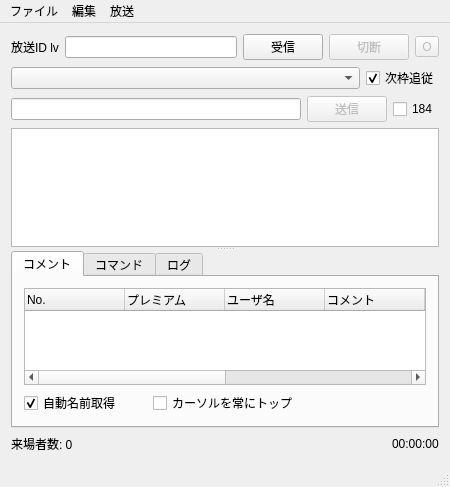
<?xml version="1.0" encoding="UTF-8"?>
<ui version="4.0">
 <class>MainWindow</class>
 <widget class="QMainWindow" name="MainWindow">
  <property name="geometry">
   <rect>
    <x>0</x>
    <y>0</y>
    <width>450</width>
    <height>487</height>
   </rect>
  </property>
  <property name="sizePolicy">
   <sizepolicy hsizetype="MinimumExpanding" vsizetype="Preferred">
    <horstretch>0</horstretch>
    <verstretch>0</verstretch>
   </sizepolicy>
  </property>
  <property name="windowTitle">
   <string>Viqo</string>
  </property>
  <widget class="QWidget" name="centralWidget">
   <layout class="QVBoxLayout" name="verticalLayout_3">
    <item>
     <widget class="QWidget" name="widget_2" native="true">
      <layout class="QHBoxLayout" name="horizontalLayout_2">
       <property name="leftMargin">
        <number>0</number>
       </property>
       <property name="topMargin">
        <number>0</number>
       </property>
       <property name="rightMargin">
        <number>0</number>
       </property>
       <property name="bottomMargin">
        <number>0</number>
       </property>
       <item>
        <widget class="QLabel" name="housouId_label">
         <property name="sizePolicy">
          <sizepolicy hsizetype="Maximum" vsizetype="Preferred">
           <horstretch>0</horstretch>
           <verstretch>0</verstretch>
          </sizepolicy>
         </property>
         <property name="text">
          <string>放送ID lv</string>
         </property>
         <property name="buddy">
          <cstring>broadID</cstring>
         </property>
        </widget>
       </item>
       <item>
        <widget class="QLineEdit" name="broadID">
         <property name="sizePolicy">
          <sizepolicy hsizetype="Preferred" vsizetype="Fixed">
           <horstretch>0</horstretch>
           <verstretch>0</verstretch>
          </sizepolicy>
         </property>
         <property name="text">
          <string/>
         </property>
        </widget>
       </item>
       <item>
        <widget class="QPushButton" name="receive">
         <property name="sizePolicy">
          <sizepolicy hsizetype="Maximum" vsizetype="Fixed">
           <horstretch>0</horstretch>
           <verstretch>0</verstretch>
          </sizepolicy>
         </property>
         <property name="text">
          <string>受信</string>
         </property>
        </widget>
       </item>
       <item>
        <widget class="QPushButton" name="disconnect">
         <property name="enabled">
          <bool>false</bool>
         </property>
         <property name="sizePolicy">
          <sizepolicy hsizetype="Maximum" vsizetype="Fixed">
           <horstretch>0</horstretch>
           <verstretch>0</verstretch>
          </sizepolicy>
         </property>
         <property name="text">
          <string>切断</string>
         </property>
        </widget>
       </item>
       <item>
        <widget class="QToolButton" name="openBrowser">
         <property name="enabled">
          <bool>false</bool>
         </property>
         <property name="toolTip">
          <string>ブラウザで開く</string>
         </property>
         <property name="text">
          <string>O</string>
         </property>
        </widget>
       </item>
      </layout>
     </widget>
    </item>
    <item>
     <widget class="QWidget" name="widget_3" native="true">
      <layout class="QHBoxLayout" name="horizontalLayout_3">
       <property name="leftMargin">
        <number>0</number>
       </property>
       <property name="topMargin">
        <number>0</number>
       </property>
       <property name="rightMargin">
        <number>0</number>
       </property>
       <property name="bottomMargin">
        <number>0</number>
       </property>
       <item>
        <widget class="QComboBox" name="live_waku_list">
         <property name="sizePolicy">
          <sizepolicy hsizetype="Expanding" vsizetype="Fixed">
           <horstretch>0</horstretch>
           <verstretch>0</verstretch>
          </sizepolicy>
         </property>
        </widget>
       </item>
       <item>
        <widget class="QCheckBox" name="auto_next_waku">
         <property name="text">
          <string>次枠追従</string>
         </property>
         <property name="checked">
          <bool>true</bool>
         </property>
        </widget>
       </item>
      </layout>
     </widget>
    </item>
    <item>
     <widget class="QWidget" name="widget_4" native="true">
      <layout class="QHBoxLayout" name="horizontalLayout_4">
       <property name="leftMargin">
        <number>0</number>
       </property>
       <property name="topMargin">
        <number>0</number>
       </property>
       <property name="rightMargin">
        <number>0</number>
       </property>
       <property name="bottomMargin">
        <number>0</number>
       </property>
       <item>
        <widget class="QLineEdit" name="submit_text"/>
       </item>
       <item>
        <widget class="QPushButton" name="submit_button">
         <property name="enabled">
          <bool>false</bool>
         </property>
         <property name="text">
          <string>送信</string>
         </property>
        </widget>
       </item>
       <item>
        <widget class="QCheckBox" name="is184_chk">
         <property name="text">
          <string>184</string>
         </property>
        </widget>
       </item>
      </layout>
     </widget>
    </item>
    <item>
     <widget class="QSplitter" name="splitter">
      <property name="orientation">
       <enum>Qt::Vertical</enum>
      </property>
      <widget class="QTextBrowser" name="one_comment_view">
       <property name="sizePolicy">
        <sizepolicy hsizetype="Minimum" vsizetype="Expanding">
         <horstretch>0</horstretch>
         <verstretch>0</verstretch>
        </sizepolicy>
       </property>
       <property name="contextMenuPolicy">
        <enum>Qt::CustomContextMenu</enum>
       </property>
       <property name="openExternalLinks">
        <bool>true</bool>
       </property>
      </widget>
      <widget class="QTabWidget" name="tabWidget">
       <property name="sizePolicy">
        <sizepolicy hsizetype="Preferred" vsizetype="Expanding">
         <horstretch>0</horstretch>
         <verstretch>0</verstretch>
        </sizepolicy>
       </property>
       <property name="currentIndex">
        <number>0</number>
       </property>
       <widget class="QWidget" name="comment_tab">
        <attribute name="title">
         <string>コメント</string>
        </attribute>
        <layout class="QGridLayout" name="gridLayout">
         <item row="1" column="0">
          <widget class="QCheckBox" name="auto_getting_user_name_chk">
           <property name="whatsThis">
            <string/>
           </property>
           <property name="text">
            <string>自動名前取得</string>
           </property>
           <property name="checked">
            <bool>true</bool>
           </property>
          </widget>
         </item>
         <item row="0" column="0" colspan="3">
          <widget class="QTreeWidget" name="comment_view">
           <property name="sizePolicy">
            <sizepolicy hsizetype="Minimum" vsizetype="Expanding">
             <horstretch>0</horstretch>
             <verstretch>0</verstretch>
            </sizepolicy>
           </property>
           <property name="styleSheet">
            <string notr="true"/>
           </property>
           <property name="columnCount">
            <number>8</number>
           </property>
           <attribute name="headerMinimumSectionSize">
            <number>20</number>
           </attribute>
           <column>
            <property name="text">
             <string>No.</string>
            </property>
           </column>
           <column>
            <property name="text">
             <string>プレミアム</string>
            </property>
           </column>
           <column>
            <property name="text">
             <string>ユーザ名</string>
            </property>
           </column>
           <column>
            <property name="text">
             <string>コメント</string>
            </property>
           </column>
           <column>
            <property name="text">
             <string>日付</string>
            </property>
           </column>
           <column>
            <property name="text">
             <string>ユーザID</string>
            </property>
           </column>
           <column>
            <property name="text">
             <string>184</string>
            </property>
           </column>
           <column>
            <property name="text">
             <string>放送主</string>
            </property>
           </column>
          </widget>
         </item>
         <item row="1" column="1">
          <widget class="QCheckBox" name="keep_top_chk">
           <property name="text">
            <string>カーソルを常にトップ</string>
           </property>
          </widget>
         </item>
        </layout>
       </widget>
       <widget class="QWidget" name="tab">
        <attribute name="title">
         <string>コマンド</string>
        </attribute>
        <layout class="QVBoxLayout" name="verticalLayout">
         <item>
          <widget class="QScrollArea" name="command_scrollArea">
           <property name="widgetResizable">
            <bool>true</bool>
           </property>
           <widget class="QWidget" name="command">
            <property name="geometry">
             <rect>
              <x>0</x>
              <y>0</y>
              <width>392</width>
              <height>216</height>
             </rect>
            </property>
            <layout class="QVBoxLayout" name="verticalLayout_2">
             <item>
              <widget class="QWidget" name="command_newWaku_widget" native="true">
               <property name="sizePolicy">
                <sizepolicy hsizetype="Preferred" vsizetype="Maximum">
                 <horstretch>0</horstretch>
                 <verstretch>0</verstretch>
                </sizepolicy>
               </property>
               <layout class="QHBoxLayout" name="horizontalLayout_8">
                <property name="leftMargin">
                 <number>0</number>
                </property>
                <property name="topMargin">
                 <number>0</number>
                </property>
                <property name="rightMargin">
                 <number>0</number>
                </property>
                <property name="bottomMargin">
                 <number>0</number>
                </property>
                <item>
                 <widget class="QCheckBox" name="command_newWaku_chk">
                  <property name="text">
                   <string>放送開始</string>
                  </property>
                 </widget>
                </item>
                <item>
                 <widget class="QLineEdit" name="command_newWaku">
                  <property name="enabled">
                   <bool>false</bool>
                  </property>
                  <property name="placeholderText">
                   <string>notify-send &quot;%newWakuName%が開始されました&quot;</string>
                  </property>
                 </widget>
                </item>
               </layout>
              </widget>
             </item>
             <item>
              <widget class="QWidget" name="command_comment_widget" native="true">
               <property name="sizePolicy">
                <sizepolicy hsizetype="Preferred" vsizetype="Maximum">
                 <horstretch>0</horstretch>
                 <verstretch>0</verstretch>
                </sizepolicy>
               </property>
               <layout class="QHBoxLayout" name="horizontalLayout_6">
                <property name="leftMargin">
                 <number>0</number>
                </property>
                <property name="topMargin">
                 <number>0</number>
                </property>
                <property name="rightMargin">
                 <number>0</number>
                </property>
                <property name="bottomMargin">
                 <number>0</number>
                </property>
                <item>
                 <widget class="QCheckBox" name="command_comment_chk">
                  <property name="text">
                   <string>コメント受信時</string>
                  </property>
                 </widget>
                </item>
                <item>
                 <widget class="QLineEdit" name="command_comment">
                  <property name="enabled">
                   <bool>false</bool>
                  </property>
                  <property name="placeholderText">
                   <string>notify-send &quot;コメント：%comment%&quot;</string>
                  </property>
                 </widget>
                </item>
               </layout>
              </widget>
             </item>
             <item>
              <widget class="QWidget" name="command_beforeEnd_widget" native="true">
               <property name="sizePolicy">
                <sizepolicy hsizetype="Preferred" vsizetype="Maximum">
                 <horstretch>0</horstretch>
                 <verstretch>0</verstretch>
                </sizepolicy>
               </property>
               <layout class="QHBoxLayout" name="horizontalLayout_7">
                <property name="leftMargin">
                 <number>0</number>
                </property>
                <property name="topMargin">
                 <number>0</number>
                </property>
                <property name="rightMargin">
                 <number>0</number>
                </property>
                <property name="bottomMargin">
                 <number>0</number>
                </property>
                <item>
                 <widget class="QCheckBox" name="command_beforeEnd_chk">
                  <property name="text">
                   <string>終了前</string>
                  </property>
                 </widget>
                </item>
                <item>
                 <widget class="QSpinBox" name="command_beforeEndMinuts_spn">
                  <property name="value">
                   <number>3</number>
                  </property>
                 </widget>
                </item>
                <item>
                 <widget class="QLabel" name="label">
                  <property name="text">
                   <string>分</string>
                  </property>
                 </widget>
                </item>
                <item>
                 <widget class="QLineEdit" name="command_beforeEnd">
                  <property name="enabled">
                   <bool>false</bool>
                  </property>
                  <property name="placeholderText">
                   <string>notify-send &quot;この放送は%lastTime%分で終了します&quot;</string>
                  </property>
                 </widget>
                </item>
               </layout>
              </widget>
             </item>
             <item>
              <widget class="QWidget" name="command_nextwaku_widget" native="true">
               <property name="sizePolicy">
                <sizepolicy hsizetype="Preferred" vsizetype="Maximum">
                 <horstretch>0</horstretch>
                 <verstretch>0</verstretch>
                </sizepolicy>
               </property>
               <layout class="QHBoxLayout" name="horizontalLayout_5">
                <property name="leftMargin">
                 <number>0</number>
                </property>
                <property name="topMargin">
                 <number>0</number>
                </property>
                <property name="rightMargin">
                 <number>0</number>
                </property>
                <property name="bottomMargin">
                 <number>0</number>
                </property>
                <item>
                 <widget class="QCheckBox" name="command_nextWaku_chk">
                  <property name="text">
                   <string>次枠移動時</string>
                  </property>
                 </widget>
                </item>
                <item>
                 <widget class="QLineEdit" name="command_nextWaku">
                  <property name="enabled">
                   <bool>false</bool>
                  </property>
                  <property name="placeholderText">
                   <string>firefox &quot;%wakuURL%&quot;</string>
                  </property>
                 </widget>
                </item>
               </layout>
              </widget>
             </item>
             <item>
              <widget class="QWidget" name="command_test_widget" native="true">
               <property name="sizePolicy">
                <sizepolicy hsizetype="Preferred" vsizetype="Maximum">
                 <horstretch>0</horstretch>
                 <verstretch>0</verstretch>
                </sizepolicy>
               </property>
               <layout class="QGridLayout" name="gridLayout_3">
                <property name="leftMargin">
                 <number>0</number>
                </property>
                <property name="topMargin">
                 <number>0</number>
                </property>
                <property name="rightMargin">
                 <number>0</number>
                </property>
                <property name="bottomMargin">
                 <number>0</number>
                </property>
                <item row="0" column="1">
                 <widget class="QLineEdit" name="command_test">
                  <property name="sizePolicy">
                   <sizepolicy hsizetype="Expanding" vsizetype="Fixed">
                    <horstretch>0</horstretch>
                    <verstretch>0</verstretch>
                   </sizepolicy>
                  </property>
                 </widget>
                </item>
                <item row="0" column="2">
                 <widget class="QPushButton" name="command_test_button">
                  <property name="sizePolicy">
                   <sizepolicy hsizetype="Maximum" vsizetype="Fixed">
                    <horstretch>0</horstretch>
                    <verstretch>0</verstretch>
                   </sizepolicy>
                  </property>
                  <property name="text">
                   <string>Test</string>
                  </property>
                 </widget>
                </item>
                <item row="0" column="0">
                 <widget class="QLabel" name="label_2">
                  <property name="text">
                   <string>コマンドテスト</string>
                  </property>
                  <property name="buddy">
                   <cstring>command_test</cstring>
                  </property>
                 </widget>
                </item>
               </layout>
              </widget>
             </item>
             <item>
              <widget class="QPushButton" name="developtest">
               <property name="text">
                <string>PushButton</string>
               </property>
              </widget>
             </item>
             <item>
              <spacer name="verticalSpacer">
               <property name="orientation">
                <enum>Qt::Vertical</enum>
               </property>
               <property name="sizeHint" stdset="0">
                <size>
                 <width>20</width>
                 <height>40</height>
                </size>
               </property>
              </spacer>
             </item>
            </layout>
           </widget>
          </widget>
         </item>
        </layout>
       </widget>
       <widget class="QWidget" name="log_tab">
        <attribute name="title">
         <string>ログ</string>
        </attribute>
        <layout class="QGridLayout" name="gridLayout_2">
         <item row="0" column="0">
          <widget class="QTextBrowser" name="logtext"/>
         </item>
        </layout>
       </widget>
      </widget>
     </widget>
    </item>
    <item>
     <widget class="QWidget" name="widget" native="true">
      <layout class="QHBoxLayout" name="horizontalLayout">
       <property name="leftMargin">
        <number>0</number>
       </property>
       <property name="topMargin">
        <number>0</number>
       </property>
       <property name="rightMargin">
        <number>0</number>
       </property>
       <property name="bottomMargin">
        <number>0</number>
       </property>
       <item>
        <widget class="QLabel" name="num_audience">
         <property name="sizePolicy">
          <sizepolicy hsizetype="Preferred" vsizetype="Fixed">
           <horstretch>0</horstretch>
           <verstretch>0</verstretch>
          </sizepolicy>
         </property>
         <property name="text">
          <string>来場者数: 0</string>
         </property>
        </widget>
       </item>
       <item>
        <spacer name="horizontalSpacer">
         <property name="orientation">
          <enum>Qt::Horizontal</enum>
         </property>
         <property name="sizeHint" stdset="0">
          <size>
           <width>40</width>
           <height>20</height>
          </size>
         </property>
        </spacer>
       </item>
       <item>
        <widget class="QLabel" name="elapsed_time">
         <property name="sizePolicy">
          <sizepolicy hsizetype="Preferred" vsizetype="Fixed">
           <horstretch>0</horstretch>
           <verstretch>0</verstretch>
          </sizepolicy>
         </property>
         <property name="text">
          <string>00:00:00</string>
         </property>
        </widget>
       </item>
      </layout>
     </widget>
    </item>
   </layout>
  </widget>
  <widget class="QMenuBar" name="menuBar">
   <property name="geometry">
    <rect>
     <x>0</x>
     <y>0</y>
     <width>450</width>
     <height>25</height>
    </rect>
   </property>
   <widget class="QMenu" name="file">
    <property name="title">
     <string>ファイル</string>
    </property>
    <widget class="QMenu" name="stateSave">
     <property name="title">
      <string>状態セーブ</string>
     </property>
     <addaction name="save_1"/>
     <addaction name="save_2"/>
     <addaction name="save_3"/>
     <addaction name="save_4"/>
    </widget>
    <widget class="QMenu" name="stateLoad">
     <property name="title">
      <string>状態ロード</string>
     </property>
     <addaction name="load_1"/>
     <addaction name="load_2"/>
     <addaction name="load_3"/>
     <addaction name="load_4"/>
    </widget>
    <addaction name="stateSave"/>
    <addaction name="stateLoad"/>
   </widget>
   <widget class="QMenu" name="edit">
    <property name="title">
     <string>編集</string>
    </property>
    <addaction name="clear"/>
    <addaction name="separator"/>
    <addaction name="setting"/>
   </widget>
   <widget class="QMenu" name="menu">
    <property name="title">
     <string>放送</string>
    </property>
    <addaction name="getNewWakuNow"/>
    <addaction name="separator"/>
    <addaction name="autoNewWakuChk"/>
    <addaction name="autoNewWakuOpenBrowser"/>
    <addaction name="separator"/>
    <addaction name="autoNewWakuSettings"/>
   </widget>
   <addaction name="file"/>
   <addaction name="edit"/>
   <addaction name="menu"/>
  </widget>
  <widget class="QStatusBar" name="statusBar"/>
  <action name="setting">
   <property name="text">
    <string>設定...</string>
   </property>
  </action>
  <action name="clear">
   <property name="text">
    <string>コメント一覧を消去</string>
   </property>
  </action>
  <action name="oneCommentActionSearchByGoogle">
   <property name="enabled">
    <bool>false</bool>
   </property>
   <property name="text">
    <string>googleで検索</string>
   </property>
  </action>
  <action name="oneCommentActionCopy">
   <property name="enabled">
    <bool>false</bool>
   </property>
   <property name="text">
    <string>コピー</string>
   </property>
   <property name="toolTip">
    <string>コピー</string>
   </property>
   <property name="shortcut">
    <string>Ctrl+C</string>
   </property>
  </action>
  <action name="save_1">
   <property name="text">
    <string>1 : デフォルト</string>
   </property>
  </action>
  <action name="save_2">
   <property name="text">
    <string>2 :</string>
   </property>
  </action>
  <action name="save_3">
   <property name="text">
    <string>3 :</string>
   </property>
  </action>
  <action name="load_1">
   <property name="text">
    <string>1 : デフォルト</string>
   </property>
  </action>
  <action name="load_2">
   <property name="text">
    <string>2 :</string>
   </property>
  </action>
  <action name="load_3">
   <property name="text">
    <string>3 :</string>
   </property>
  </action>
  <action name="save_4">
   <property name="text">
    <string>4 :</string>
   </property>
  </action>
  <action name="load_4">
   <property name="text">
    <string>4 :</string>
   </property>
  </action>
  <action name="autoNewWakuChk">
   <property name="checkable">
    <bool>true</bool>
   </property>
   <property name="text">
    <string>次枠自動取得する</string>
   </property>
  </action>
  <action name="autoNewWakuSettings">
   <property name="text">
    <string>次枠設定...</string>
   </property>
  </action>
  <action name="getNewWakuNow">
   <property name="text">
    <string>今すぐ取得</string>
   </property>
  </action>
  <action name="autoNewWakuOpenBrowser">
   <property name="checkable">
    <bool>true</bool>
   </property>
   <property name="checked">
    <bool>true</bool>
   </property>
   <property name="text">
    <string>取得時ブラウザで開く</string>
   </property>
  </action>
 </widget>
 <layoutdefault spacing="6" margin="11"/>
 <resources/>
 <connections>
  <connection>
   <sender>auto_next_waku</sender>
   <signal>toggled(bool)</signal>
   <receiver>command_nextwaku_widget</receiver>
   <slot>setEnabled(bool)</slot>
   <hints>
    <hint type="sourcelabel">
     <x>432</x>
     <y>90</y>
    </hint>
    <hint type="destinationlabel">
     <x>111</x>
     <y>425</y>
    </hint>
   </hints>
  </connection>
  <connection>
   <sender>command_comment_chk</sender>
   <signal>toggled(bool)</signal>
   <receiver>command_comment</receiver>
   <slot>setEnabled(bool)</slot>
   <hints>
    <hint type="sourcelabel">
     <x>152</x>
     <y>356</y>
    </hint>
    <hint type="destinationlabel">
     <x>395</x>
     <y>359</y>
    </hint>
   </hints>
  </connection>
  <connection>
   <sender>command_nextWaku_chk</sender>
   <signal>toggled(bool)</signal>
   <receiver>command_nextWaku</receiver>
   <slot>setEnabled(bool)</slot>
   <hints>
    <hint type="sourcelabel">
     <x>134</x>
     <y>422</y>
    </hint>
    <hint type="destinationlabel">
     <x>395</x>
     <y>425</y>
    </hint>
   </hints>
  </connection>
  <connection>
   <sender>one_comment_view</sender>
   <signal>copyAvailable(bool)</signal>
   <receiver>oneCommentActionSearchByGoogle</receiver>
   <slot>setEnabled(bool)</slot>
   <hints>
    <hint type="sourcelabel">
     <x>220</x>
     <y>195</y>
    </hint>
    <hint type="destinationlabel">
     <x>-1</x>
     <y>-1</y>
    </hint>
   </hints>
  </connection>
  <connection>
   <sender>one_comment_view</sender>
   <signal>copyAvailable(bool)</signal>
   <receiver>oneCommentActionCopy</receiver>
   <slot>setEnabled(bool)</slot>
   <hints>
    <hint type="sourcelabel">
     <x>220</x>
     <y>195</y>
    </hint>
    <hint type="destinationlabel">
     <x>-1</x>
     <y>-1</y>
    </hint>
   </hints>
  </connection>
  <connection>
   <sender>command_beforeEnd_chk</sender>
   <signal>toggled(bool)</signal>
   <receiver>command_beforeEnd</receiver>
   <slot>setEnabled(bool)</slot>
   <hints>
    <hint type="sourcelabel">
     <x>104</x>
     <y>389</y>
    </hint>
    <hint type="destinationlabel">
     <x>395</x>
     <y>392</y>
    </hint>
   </hints>
  </connection>
  <connection>
   <sender>command_newWaku_chk</sender>
   <signal>toggled(bool)</signal>
   <receiver>command_newWaku</receiver>
   <slot>setEnabled(bool)</slot>
   <hints>
    <hint type="sourcelabel">
     <x>119</x>
     <y>323</y>
    </hint>
    <hint type="destinationlabel">
     <x>358</x>
     <y>326</y>
    </hint>
   </hints>
  </connection>
 </connections>
 <slots>
  <slot>menu_triggered(QAction*)</slot>
 </slots>
</ui>
